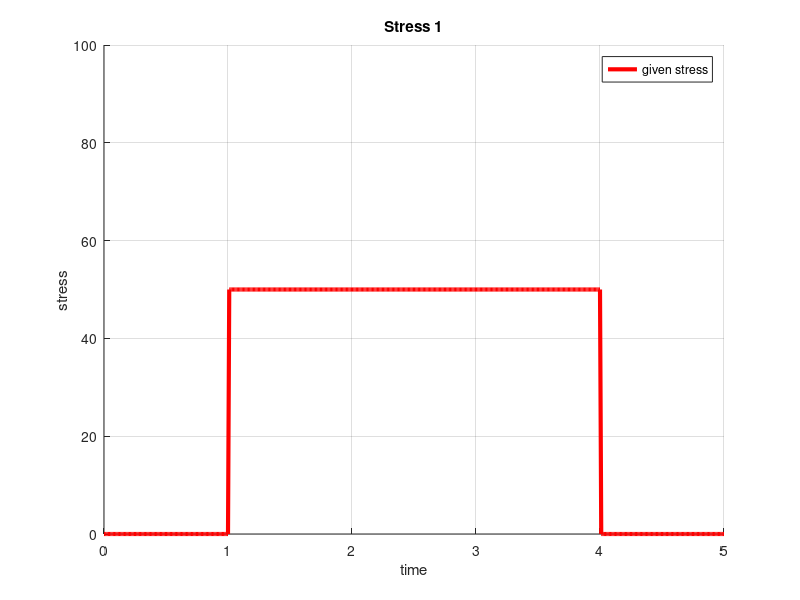

Source code (MATLAB): (Note: this script raises an error after producing the figure.)
% Exercise 5
% 
% Name : Naga Jayadeep Narla           Matrikel Nummer : 419348
% Name : Sai Lalith Polawar            Matrikel Nummer : 416125
%% Creep behaviour
% For the first stress graph.
clc
close all
%initial parameters
t0 = 0;
t1 = 1;
t2 = 4;
tend = 5;
dt = 0.01;

%define time vector

time = t0:dt:tend;

%sigma vector

sigma1 = zeros(1, (t1-t0)/dt+1);
sigma2 = 50*ones(1,(t2-t1)/dt);
sigma3 = zeros(1, (tend-t2)/dt);
sigma = [sigma1,sigma2,sigma3];


%plot the graph
figure(1);
hold on;grid on;
plot(time,sigma,'r','LineWidth',3);
xlabel('time');
ylabel('stress');
legend('given stress');
axis([0 5 0 100]);
title('Stress 1');
hold off;

% Code for the first stress

sigma_dot = gradient(sigma,dt);
t_sig = time;
tspan = [time(1) time(end)];
y0 = 0;
options=odeset('MaxStep',1e-3);

[result_time, strain_1] = ode23(@(t,eps)eps1(t,eps,sigma,t_sig,sigma_dot),tspan,y0,options);

figure(2);
hold on;grid on;
plot(result_time,strain_1,'g', 'LineWidth',3);
plot(time,sigma,'r','LineWidth',3);
xlabel('Time');
legend('strain','stress');
title('Creep behavior of stress 1')
axis([0 5 0 0.05]);
hold off;

%plot combined graphs
figure(3);
subplot(1,2,1);
    hold on; grid on;
    plot(time,sigma,'r','LineWidth',3);
    xlabel('time');
    ylabel('stress');
    legend('given stress');
    axis([0 5 0 100]);
    title('Stress 1');
subplot(1,2,2);
    hold on; grid on;
    plot(result_time,strain_1,'g', 'LineWidth',3);
    plot(time,sigma,'r','LineWidth',3);
    xlabel('Time');
    legend('strain','stress');
    title('Creep behavior of stress 1')
    axis([0 5 0 0.05]);
hold off;

%% For second sigma

sigma1 =zeros(1, (t1-t0)/dt+1);
sigma2 = linspace(50,80,(t2-t1)/dt);
sigma3 = zeros(1,(tend-t2)/dt);

sigma_2 = [sigma1,sigma2,sigma3];

%plot the graph

figure(4);
hold on;grid on;
plot(time,sigma_2,'r','LineWidth',3);
xlabel('time');
ylabel('stress');
legend('given  second stress');
axis([0 5 0 100]);
title('Stress curve 2');
hold off;

% Code for the second stress

sigma_dot_2 = gradient(sigma_2,dt);
t_sig_2 = time;
tspan = [time(1) time(end)];
y0 = 0;
options=odeset('MaxStep',1e-3);

[resul_time, strain_2] = ode23(@(t,eps_2)eps2(t,eps_2,sigma_2,t_sig_2,sigma_dot_2),tspan,y0,options);

figure(5);
hold on;grid on;
plot(resul_time,strain_2,'g', 'LineWidth',3);
plot(time,sigma_2,'r','LineWidth',3);
xlabel('Time');
legend('strain','stress');
axis([0 5 0 0.08]);
title('Creep bahavior for the stress graph 2');
hold off;



%% Plot the strains
%strain 1

section11 = zeros(1,(t1-t0)/dt+1);
section21 = 0.02*ones(1,(t2-t1)/dt);
section31 = zeros(1,(tend-t2)/dt);

strain_1 = [section11,section21,section31];

figure(6);
hold on; grid on
plot(time,strain_1,'g','LineWidth',3);
xlabel('time');
ylabel('strain');
legend('given strain');
title('Strain 1')
axis([0 5 0 0.05]);
hold off;

epsdot_1 = gradient(strain_1,dt);
t_epsdot_1 = time;
Tspan =[time(1) time(end)];
IC = 0;
options=odeset('MaxStep',1e-4);

[result_time, result_sigma] = ode23(@(t,sigma)ODEMaxwell1_help1(t,sigma,strain_1,t_epsdot_1,epsdot_1),Tspan,IC,options); 

% plot the stress response
figure(7);
hold on;grid on;
plot(result_time, result_sigma,'g', 'LineWidth',3);
plot(time,strain_1,'r','LineWidth',3);
xlabel('Time');
legend('stress response','applied strain');
axis([0 5 0 0.08]);
title('Relaxation bahavior for the strain graph 1');
hold off;



%% second strain

section1 = zeros(1, (t1-t0)/dt+1);
section2 = linspace(0.02, 0.05, (t2-t1)/dt);
section3 = zeros(1,(tend-t2)/dt);

strain_2 = [section1, section2,section3];

%plot the graphs
figure(8);
hold on;grid on;
plot(time,strain_2,'g','LineWidth',3);
xlabel('time');
legend('given strain');
title('Given strain2');
axis([0 5 0 0.07]);
hold off;

epsdot_2 = gradient(strain_2,dt);
t_epsdot_2 = time;

Tspan =[time(1) time(end)];     
IC = 0;           
options=odeset('MaxStep',1e-4);     

%%%% solve the ODE %%%%%
[result_time, result_sigma2] = ode23(@(t,sigma_2)ODEMaxwell1_help2(t,sigma_2,strain_2,t_epsdot_2,epsdot_2),Tspan,IC,options); 


% plot the stress response
figure(9);
hold on; grid on; box on;
plot(result_time,result_sigma2,'r','LineWidth',3);
plot(time,strain_2,'g','LineWidth',3);
xlabel('Time');
legend('Stress Response','Applied strain');
title('Relaxation Behavior for strain 2')
hold off;

%%
function eps_dot = eps1(t,eps,sig,ts,sig_dot)
E1 = 750;
E2 = 1000;
eta = 500;

g = eta +(eta*(E2/E1));

sigm = interp1(ts, sig ,t);

sigm_dot = interp1(ts,sig_dot,t);

eps_dot = (sigm/g)+(((eta/E1)*sigm_dot)/g)-((E2*eps)/g);

end


function eps_dot2 = eps2(t,eps,sig,ts,sig_dot)
E1 = 750;
E2 = 1000;
eta = 500;

g = eta +(eta*(E2/E1));

sigm = interp1(ts, sig ,t);

sigm_dot = interp1(ts,sig_dot,t);

eps_dot2 = (sigm/g)+(((eta/E1)*sigm_dot)/g)-((E2*eps)/g);

end


function sigmadot = ODEMaxwell1_help1(t,sigma,epsilon1,t_epsdot,epsilondot)
 E1=750;
 E2=1000;
 eta = 500;
% define parameters
epsdot = interp1(t_epsdot,epsilondot,t);
epsilon = interp1(t_epsdot,epsilon1,t);


% ODE to be solved
sigmadot =(E1*E2*epsilon)/eta+(E1+E2)*epsdot-(E1*sigma)/eta ;

end



function sigmadot = ODEMaxwell1_help2(t,sigma,strain_2,t_epsdot,epsilondot)
 E1=750;
 E2=1000;
 eta = 500;
% sigma = 50;
% define parameters
epsdot = interp1(t_epsdot,epsilondot,t);
epsilon = interp1(t_epsdot,strain_2,t);


% ODE to be solved
sigmadot =(E1*E2*epsilon)/eta+(E1+E2)*epsdot-(E1*sigma)/eta ;

end






